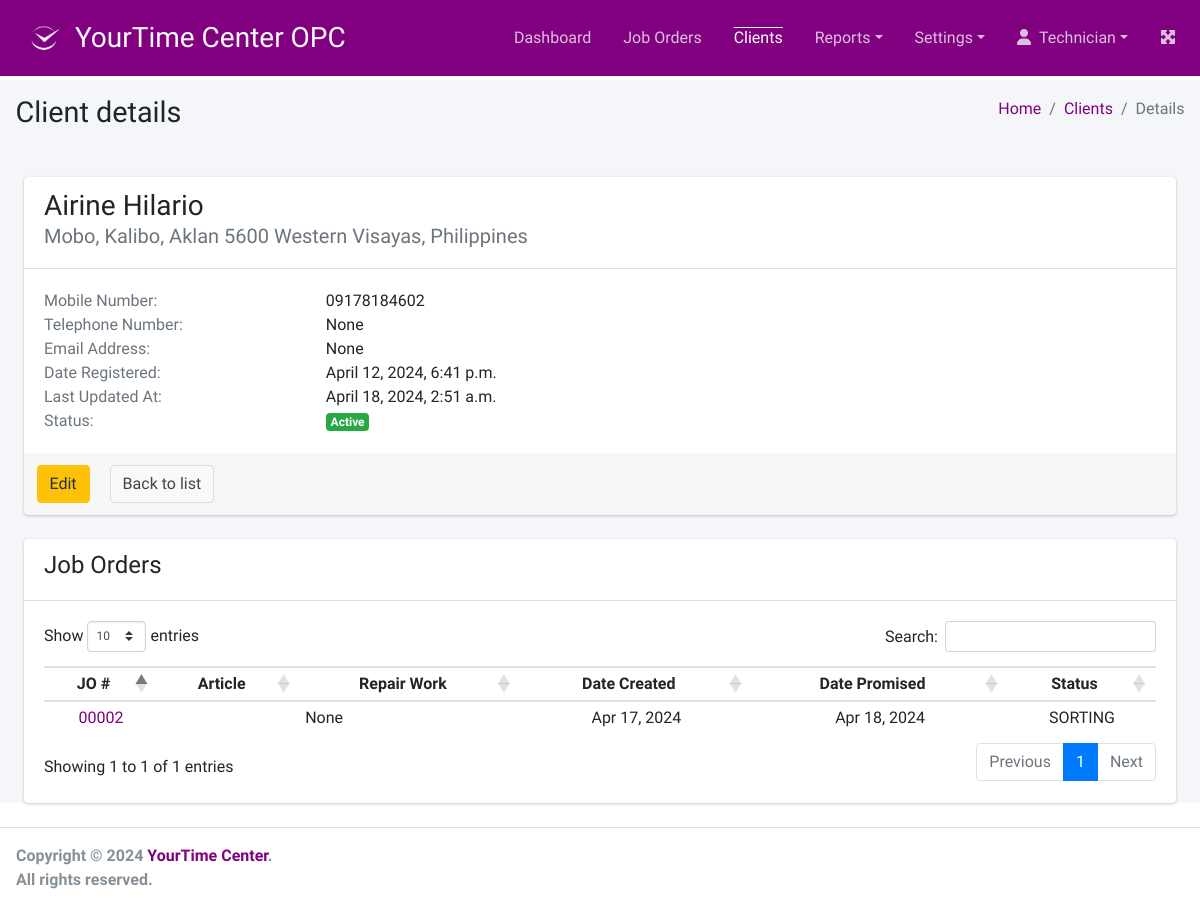
Before: /client/3/detail (signed in) with the older database file.
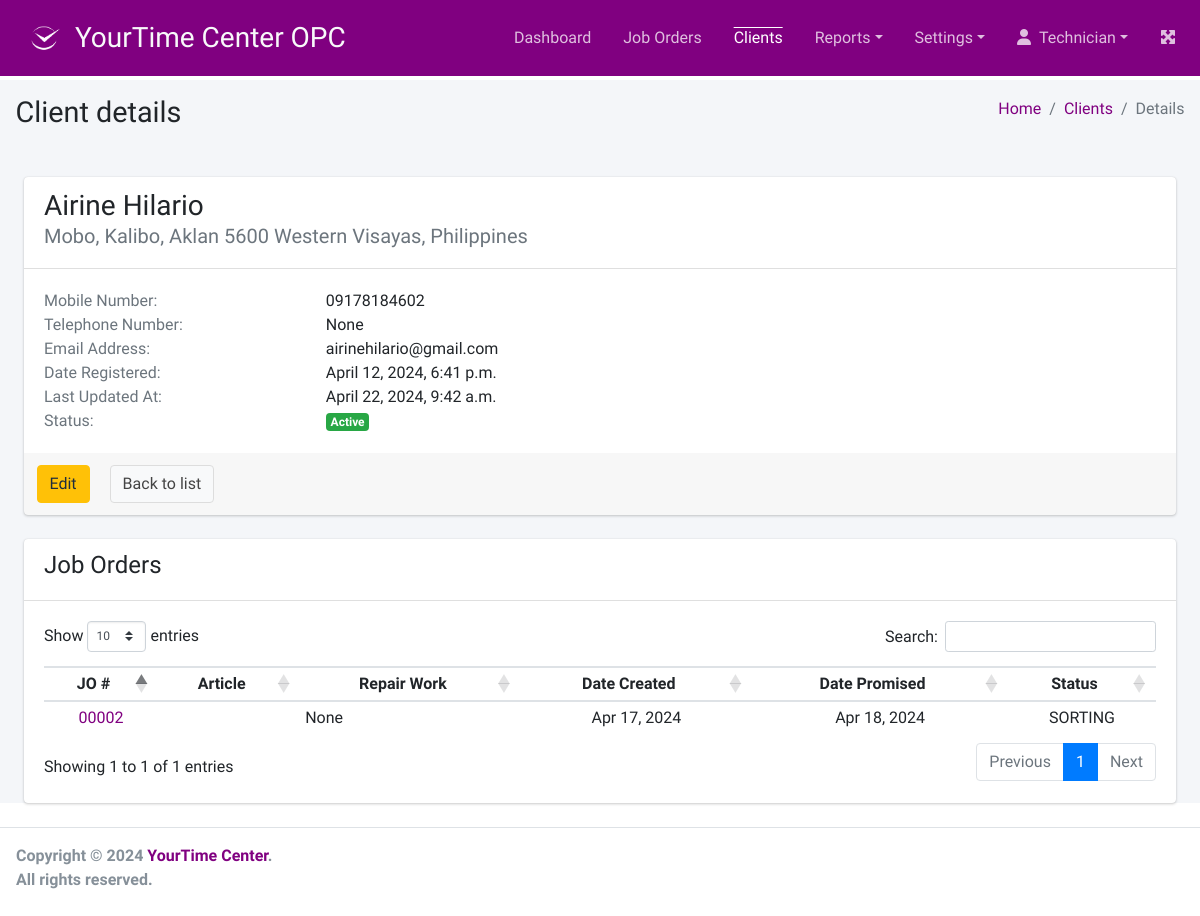
After: the same page with the newer database file.
### client/models.py (models this page shows, shortened)
class Client(models.Model):
    name = models.CharField(
        _("Name"),
        max_length=254,
        null=False, blank=False
    )
    address = models.TextField()
    mob_num = models.CharField(
        _("Mobile Number"),
        max_length=100,
        null=False, blank=False)
    tel_num = models.CharField(
        _("Telephone Number"),
        max_length=100,
        null=True, blank=True)
    email = models.EmailField(
        _("Email Address"),
        max_length=254,
        null=True, blank=True)
    created_at = models.DateTimeField(auto_now_add=True)
    updated_at = models.DateTimeField(auto_now=True)
    is_active = models.BooleanField(default=True)

### client/views.py (the view)
@method_decorator(login_required, name='dispatch')
class ClientDetailView(DetailView):
    model = Client
    template_name = "client/client_detail.html"
    context_object_name = 'client'

### templates/client/client_detail.html (shortened to what the changed rows need)
{% extends '../base.html' %}
{% load static %}
{% load humanize %}
{% load form_tags %}
{% block page_title %}Client details{% endblock page_title %}
{% block main_content %}
    <div class="card m-4">
        <div class="card-header">
            <h3>{{ client.name }}</h3>
            <h5 class="card-subtitle mb-2 text-muted">{{ client.address }}</h5>
        </div>
        <div class="card-body">
            <div class="row">
                <div class="col-lg-3 col-sm-6">
                    <p class="card-text">{{ client.mob_num }}</p>
                </div>
            </div>
            <div class="row">
                <div class="col-lg-3 col-sm-6">
                    <p class="card-text">{{ client.tel_num }}</p>
                </div>
            </div>
            <div class="row">
                <div class="col-lg-3 col-sm-6">
                    <p class="card-text">{{ client.email }}</p>
                </div>
            </div>
            <div class="row">
                <div class="col-lg-3 col-sm-6">
                    <p class="card-text">{{ client.created_at }}</p>
                </div>
            </div>
            <div class="row">
                <div class="col-lg-3 col-sm-6">
                    <p class="card-text">{{ client.updated_at }}</p>
                </div>
            </div>
        </div>
    </div>
    <div class="card m-4">
        {% if client.client_jo.all.exists %}
        <div class="card-body table-responsive">
            <table id="table" class="table table-hover table-head-fixed table-sm">
                <thead>
                    <tr>
                        <th class="text-center">JO #</th>
                        <th class="text-center">Article</th>
                        <th class="text-center">Repair Work</th>
                        <th class="text-center">Date Created</th>
                        <th class="text-center">Date Promised</th>
                        <th class="text-center">Status</th>
                    </tr>
                </thead>
            </table>
        </div>
        {% else %}
        <div class="card-body">
            <p class="card-text">No job orders found.</p>
        </div>
        {% endif %}
    </div>
{% endblock main_content %}

Changed rows visible on the page:
changed Client "Airine Hilario": email "None" → "airinehilario@gmail.com"; updated_at "April 18, 2024, 2:51 a.m." → "April 22, 2024, 9:42 a.m."
